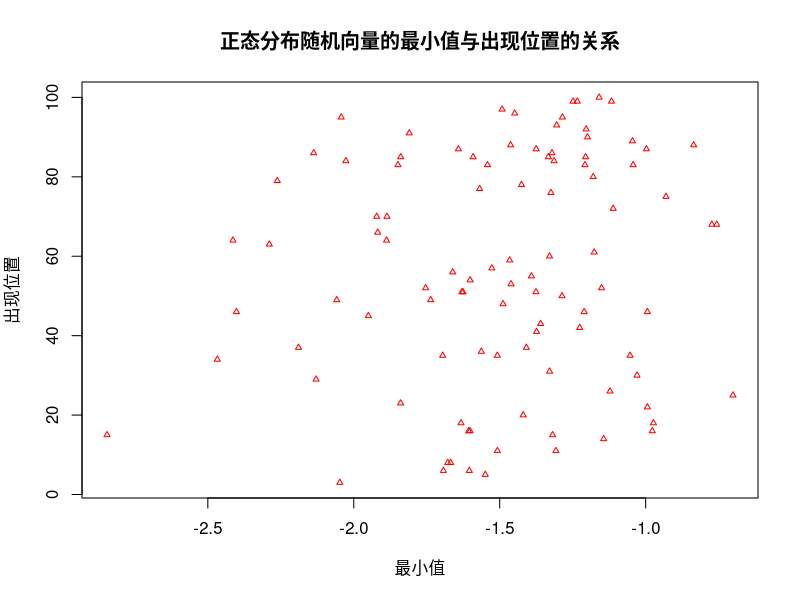

Write the R code that produced this figure.
# 1
## for
x <- 1:100
for (i in x) {
  print(i)
}

## while
x <- 1:100
i <- 1
while (i <= 100) {
  print(x[i])
  i <- i + 1
}

## repeat
j <- 1
repeat {
  print(j)
  j <- j + 1
  if (j > 100) {
    break
  }
}

# 2
i <- 1
sum_100 <- 0
while (i <= 100) {
  sum_100 <- sum_100 + i
  i <- i + 1
}

sum_100

# 3
i <- 1
sum_single <- 0
repeat {
  sum_single <- sum_single + i
  i <- i + 2
  if (i >= 100) {
    break
  }
}
print(sum_single)

# 4

sum_3_5 <- 0
for (num in 1:100) {
  if (num %% 3 == 0 || num %% 5 == 0) {
    sum_3_5 <- sum_3_5 + num
    print(num)
  }
}

print(sum_3_5)


# 5
set.seed(123) #设置随机数种子

r_vector <- rnorm(100, mean = 1, sd = 1)
min_vecotr <- min(r_vector)
min_vecotr
for (i in 1:100) {
  if (r_vector[i] == min_vecotr) {
    a <- paste("index of min in r_vector:", i)
    break
  }
}
print(a)


# 6
count <- 1
min.count <- vector() # 最小值的位置
min.norm <- vector() # 最小值
repeat {
  r_vector100 <- rnorm(100, mean = 1, sd = 1)
  min.norm[count] <- min(r_vector100)
  min.count[count] <- which.min(r_vector100) # 找出最小值的索引
  count <- count + 1
  if (count > 100) {
    break
  }
}
length(min.count)
min.norm
plot(min.norm, min.count, pch = 2, cex = 3 / 5, col = "red",
     xlab = "最小值", ylab = "出现位置")
title("正态分布随机向量的最小值与出现位置的关系")

# 7
## 7-1
seq1 <- 1:50
seq_2_p <- 2 ^ seq1
seq_2_p

## 7-2
seq_square <- seq1 ^ 2
seq_square

## 7-3
value <- seq_2_p[which(seq_2_p == seq_square)]
value
length(value)
